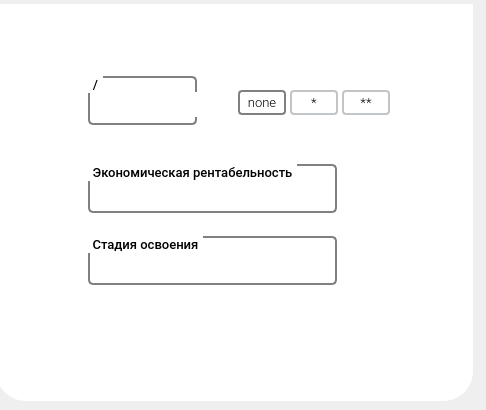
    <widget class="QWidget" name="rf_in">
     <property name="font">
      <font>
       <family>Roboto</family>
       <pointsize>24</pointsize>
      </font>
     </property>
     <property name="styleSheet">
      <string notr="true">QTabWidget::pane {}</string>
     </property>
     <attribute name="title">
      <string notr="true">РФ-2013</string>
     </attribute>
     <widget class="QFrame" name="frame">
      <property name="geometry">
       <rect>
        <x>-4</x>
        <y>4</y>
        <width>477</width>
        <height>397</height>
       </rect>
      </property>
      <property name="sizePolicy">
       <sizepolicy hsizetype="Ignored" vsizetype="Ignored">
        <horstretch>0</horstretch>
        <verstretch>0</verstretch>
       </sizepolicy>
      </property>
      <property name="font">
       <font>
        <family>Roboto Light</family>
        <pointsize>10</pointsize>
       </font>
      </property>
      <property name="styleSheet">
       <string notr="true">Background-color: #ffffff;
border-bottom-right-radius: 30px;
border-bottom-left-radius: 30px;</string>
      </property>
      <property name="frameShape">
       <enum>QFrame::StyledPanel</enum>
      </property>
      <property name="frameShadow">
       <enum>QFrame::Raised</enum>
      </property>
      <widget class="QGroupBox" name="groupBox">
       <property name="geometry">
        <rect>
         <x>92</x>
         <y>72</y>
         <width>109</width>
         <height>49</height>
        </rect>
       </property>
       <property name="sizePolicy">
        <sizepolicy hsizetype="Ignored" vsizetype="Ignored">
         <horstretch>0</horstretch>
         <verstretch>0</verstretch>
        </sizepolicy>
       </property>
       <property name="font">
        <font>
         <family>Roboto Medium</family>
         <pointsize>10</pointsize>
        </font>
       </property>
       <property name="styleSheet">
        <string notr="true">QGroupBox {
    background-color: #ffffff;
    border: 2px solid gray;
    border-radius: 5px;
    margin-top: 2ex; /* leave space at the top for the title */
}

QGroupBox::title {
    subcontrol-origin: margin;
    subcontrol-position: top left; /* position at the top center */
    padding: 0 3px;
}</string>
       </property>
       <property name="title">
        <string>/</string>
       </property>
       <widget class="QComboBox" name="in_rf_category">
        <property name="enabled">
         <bool>true</bool>
        </property>
        <property name="geometry">
         <rect>
          <x>4</x>
          <y>16</y>
          <width>117</width>
          <height>25</height>
         </rect>
        </property>
        <property name="sizePolicy">
         <sizepolicy hsizetype="Ignored" vsizetype="Ignored">
          <horstretch>0</horstretch>
          <verstretch>0</verstretch>
         </sizepolicy>
        </property>
        <property name="font">
         <font>
          <family>Roboto Light</family>
          <pointsize>14</pointsize>
         </font>
        </property>
        <property name="styleSheet">
         <string notr="true">QComboBox {
    border: 0;
    border-radius: 3px;
    padding: 1px 18px 1px 3px;
    min-width: 6em;
}

QComboBox::drop-down {
	subcontrol-origin: padding;
    subcontrol-position: top right;
	border-width:0;
}</string>
        </property>
        <property name="inputMethodHints">
         <set>Qt::ImhLowercaseOnly</set>
        </property>
        <property name="editable">
         <bool>false</bool>
        </property>
        <property name="frame">
         <bool>true</bool>
        </property>
        <item>
         <property name="text">
          <string/>
         </property>
        </item>
        <item>
         <property name="text">
          <string>A</string>
         </property>
        </item>
        <item>
         <property name="text">
          <string>B1</string>
         </property>
        </item>
        <item>
         <property name="text">
          <string>B2</string>
         </property>
        </item>
        <item>
         <property name="text">
          <string>C1</string>
         </property>
        </item>
        <item>
         <property name="text">
          <string>C2</string>
         </property>
        </item>
        <item>
         <property name="text">
          <string>D0</string>
         </property>
        </item>
        <item>
         <property name="text">
          <string>Dл</string>
         </property>
        </item>
        <item>
         <property name="text">
          <string>D1</string>
         </property>
        </item>
        <item>
         <property name="text">
          <string>D2</string>
         </property>
        </item>
       </widget>
      </widget>
      <widget class="QGroupBox" name="in_rf_que_1_box">
       <property name="geometry">
        <rect>
         <x>92</x>
         <y>160</y>
         <width>249</width>
         <height>49</height>
        </rect>
       </property>
       <property name="sizePolicy">
        <sizepolicy hsizetype="Ignored" vsizetype="Ignored">
         <horstretch>0</horstretch>
         <verstretch>0</verstretch>
        </sizepolicy>
       </property>
       <property name="font">
        <font>
         <family>Roboto Medium</family>
         <pointsize>10</pointsize>
        </font>
       </property>
       <property name="styleSheet">
        <string notr="true">QGroupBox {
    background-color: #ffffff;
    border: 2px solid gray;
    border-radius: 5px;
    margin-top: 2ex; /* leave space at the top for the title */
}

QGroupBox::title {
    subcontrol-origin: margin;
    subcontrol-position: top left; /* position at the top center */
    padding: 0 3px;

}</string>
       </property>
       <property name="title">
        <string>Экономическая рентабельность</string>
       </property>
       <widget class="QComboBox" name="in_rf_que_1">
        <property name="geometry">
         <rect>
          <x>4</x>
          <y>16</y>
          <width>241</width>
          <height>25</height>
         </rect>
        </property>
        <property name="sizePolicy">
         <sizepolicy hsizetype="Ignored" vsizetype="Ignored">
          <horstretch>0</horstretch>
          <verstretch>0</verstretch>
         </sizepolicy>
        </property>
        <property name="font">
         <font>
          <family>Roboto Light</family>
          <pointsize>11</pointsize>
         </font>
        </property>
        <property name="styleSheet">
         <string notr="true">QComboBox {
    border: 0;
    border-radius: 3px;
    padding: 1px 18px 1px 3px;
    min-width: 6em;
}

QComboBox::drop-down {
	subcontrol-origin: padding;
    subcontrol-position: top right;
	border-width:0;
}</string>
        </property>
        <property name="inputMethodHints">
         <set>Qt::ImhLowercaseOnly</set>
        </property>
        <property name="editable">
         <bool>false</bool>
        </property>
        <item>
         <property name="text">
          <string/>
         </property>
        </item>
        <item>
         <property name="text">
          <string>Нет уточнений</string>
         </property>
        </item>
        <item>
         <property name="text">
          <string>Рентабельны</string>
         </property>
        </item>
        <item>
         <property name="text">
          <string>Рентабельны в перспективе</string>
         </property>
        </item>
        <item>
         <property name="text">
          <string>Рентабельность не известна</string>
         </property>
        </item>
        <item>
         <property name="text">
          <string>Не рентабельны</string>
         </property>
        </item>
        <item>
         <property name="text">
          <string>Добываются в убыток</string>
         </property>
        </item>
       </widget>
      </widget>
      <widget class="QGroupBox" name="in_rf_que_2_box">
       <property name="geometry">
        <rect>
         <x>92</x>
         <y>232</y>
         <width>249</width>
         <height>49</height>
        </rect>
       </property>
       <property name="sizePolicy">
        <sizepolicy hsizetype="Ignored" vsizetype="Ignored">
         <horstretch>0</horstretch>
         <verstretch>0</verstretch>
        </sizepolicy>
       </property>
       <property name="font">
        <font>
         <family>Roboto Medium</family>
         <pointsize>10</pointsize>
        </font>
       </property>
       <property name="styleSheet">
        <string notr="true">QGroupBox {
    background-color: #ffffff;
    border: 2px solid gray;
    border-radius: 5px;
    margin-top: 2ex; /* leave space at the top for the title */
}

QGroupBox::title {
    subcontrol-origin: margin;
    subcontrol-position: top left; /* position at the top center */
    padding: 0 3px
}</string>
       </property>
       <property name="title">
        <string>Стадия освоения</string>
       </property>
       <widget class="QComboBox" name="in_rf_que_2">
        <property name="geometry">
         <rect>
          <x>4</x>
          <y>16</y>
          <width>241</width>
          <height>25</height>
         </rect>
        </property>
        <property name="sizePolicy">
         <sizepolicy hsizetype="Ignored" vsizetype="Ignored">
          <horstretch>0</horstretch>
          <verstretch>0</verstretch>
         </sizepolicy>
        </property>
        <property name="font">
         <font>
          <family>Roboto Light</family>
          <pointsize>11</pointsize>
          <weight>50</weight>
          <bold>false</bold>
         </font>
        </property>
        <property name="styleSheet">
         <string notr="true">QComboBox {
    border: 0;
    border-radius: 3px;
    padding: 1px 18px 1px 3px;
    min-width: 6em;
}

QComboBox::drop-down {
	subcontrol-origin: padding;
    subcontrol-position: top right;
	border-width:0;
}</string>
        </property>
        <property name="inputMethodHints">
         <set>Qt::ImhLowercaseOnly</set>
        </property>
        <property name="editable">
         <bool>false</bool>
        </property>
        <item>
         <property name="text">
          <string/>
         </property>
        </item>
        <item>
         <property name="text">
          <string>Нет уточнений</string>
         </property>
        </item>
        <item>
         <property name="text">
          <string>Рентабельны</string>
         </property>
        </item>
        <item>
         <property name="text">
          <string>Рентабельны в перспективе</string>
         </property>
        </item>
        <item>
         <property name="text">
          <string>Рентабельность не известна</string>
         </property>
        </item>
        <item>
         <property name="text">
          <string>Не рентабельны</string>
         </property>
        </item>
        <item>
         <property name="text">
          <string>Добываются в убыток</string>
         </property>
        </item>
       </widget>
      </widget>
      <widget class="QTabWidget" name="in_rf_stars">
       <property name="enabled">
        <bool>true</bool>
       </property>
       <property name="geometry">
        <rect>
         <x>240</x>
         <y>84</y>
         <width>197</width>
         <height>33</height>
        </rect>
       </property>
       <property name="sizePolicy">
        <sizepolicy hsizetype="Ignored" vsizetype="Ignored">
         <horstretch>0</horstretch>
         <verstretch>0</verstretch>
        </sizepolicy>
       </property>
       <property name="font">
        <font>
         <family>Roboto Light</family>
         <pointsize>10</pointsize>
        </font>
       </property>
       <property name="styleSheet">
        <string notr="true">QTabBar::tab {
    border: 2px solid #C4C4C3;
    border-bottom-color: #C2C7CB; /* same as the pane color */
    border-radius: 4px;
    min-width: 8ex;
    padding: 2px;
	width: 40;
	margin: 2;
}



QTabBar::tab:selected {
    border: 2px solid gray;
    
}

QTabBar::tab:!selected {
    margin-top: 2px; /* make non-selected tabs look smaller */
}</string>
       </property>
       <property name="currentIndex">
        <number>0</number>
       </property>
       <widget class="QWidget" name="in_rf_stars_nonetab">
        <attribute name="title">
         <string>none</string>
        </attribute>
       </widget>
       <widget class="QWidget" name="in_rf_stars_onetab">
        <attribute name="title">
         <string>*</string>
        </attribute>
       </widget>
       <widget class="QWidget" name="in_rf_stars_twotab">
        <attribute name="title">
         <string>**</string>
        </attribute>
       </widget>
      </widget>
     </widget>
    </widget>
